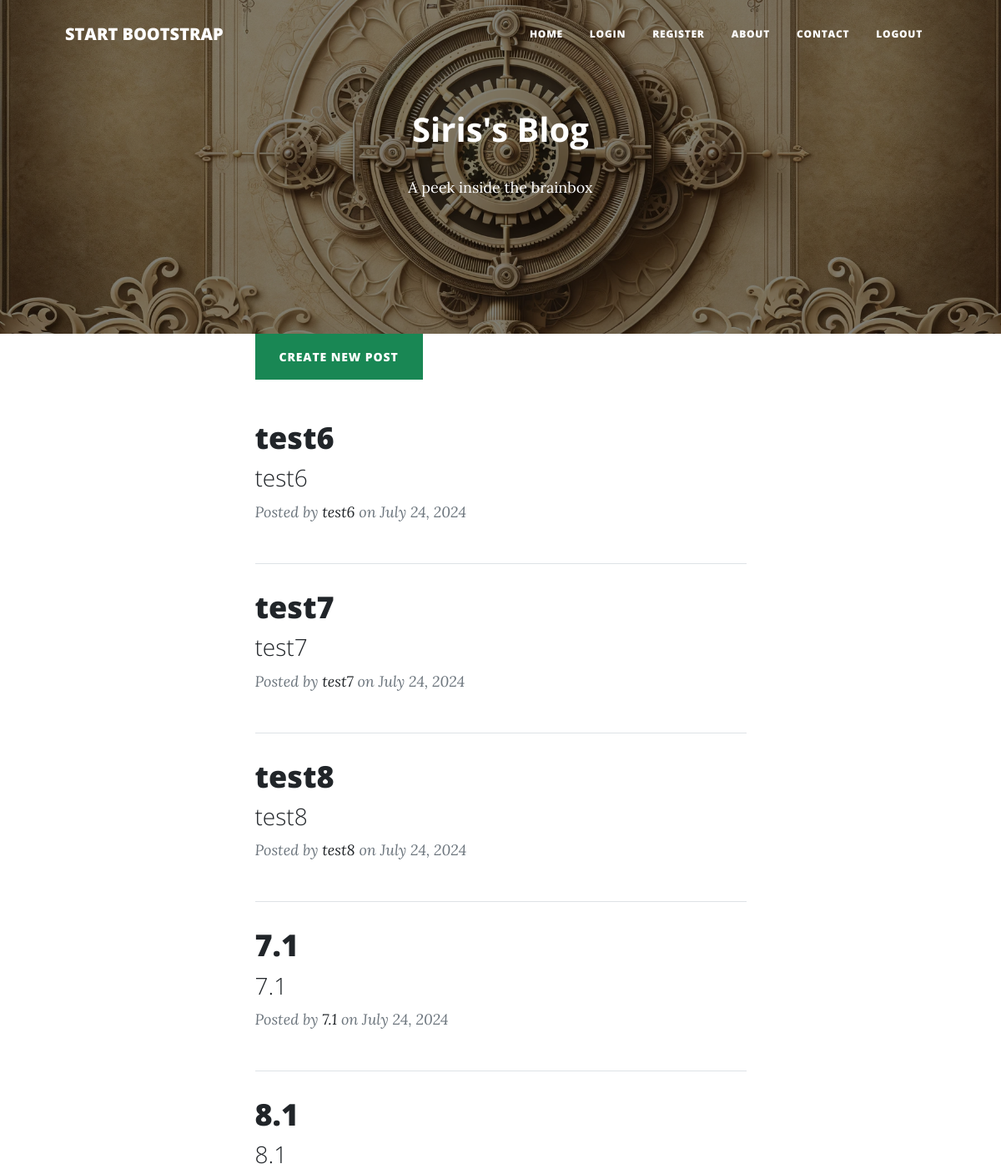
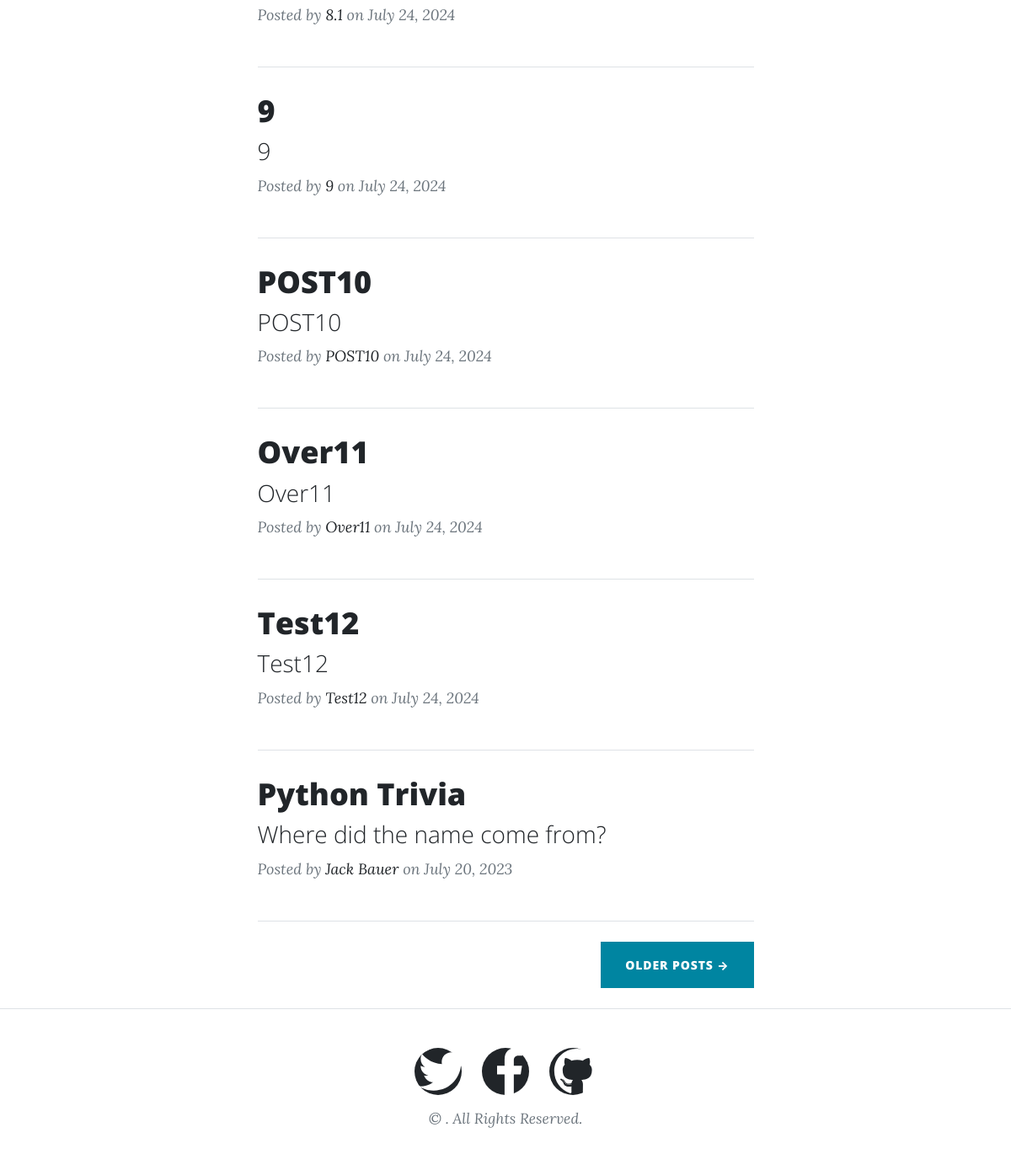
The page /home on the database its author committed (2 pictures, top to bottom).
### main.py (models this page shows)
class BlogPost(db.Model):
    id = db.Column(db.Integer, primary_key=True)
    title = db.Column(db.String(250), unique=True, nullable=False)
    subtitle = db.Column(db.String(250), nullable=False)
    date = db.Column(db.String(250), nullable=False)
    body = db.Column(db.Text, nullable=False)
    author = db.Column(db.String(250), nullable=False)
    img_url = db.Column(db.String(250), nullable=False)

### main.py (the view)
@app.route('/')
@app.route('/home')
def home():
    page = request.args.get('page', 1, type=int)
    per_page = 10
    pagination = fetch_posts(page, per_page)
    posts = pagination.items
    return render_template("index.html", posts=posts, pagination=pagination, page='home')

### main.py (called while the page is built)
def slugify(value):
    value = re.sub(r'[^\w\s-]', '', value).strip().lower()
    value = re.sub(r'[\s_-]+', '-', value)
    return value

def fetch_posts(page, per_page):
    pagination = BlogPost.query.order_by(BlogPost.date.desc()).paginate(page=page, per_page=per_page)
    return pagination

### templates/index.html (shortened to what this page needs)
<!DOCTYPE html>
<html lang="en">
<head>
    <link href="{{ url_for('static', filename='css/styles.css') }}" rel="stylesheet">
</head>
<body>
    {% include "header.html" %}
    <main>
        <div class="container px-4 px-lg-5">
            <div class="row gx-4 gx-lg-5 justify-content-center">
                <div class="col-md-10 col-lg-8 col-xl-7">
                    <div class="d-flex justify-content-start mb-5">
                        <a class="btn btn-success text-uppercase me-3" href="{{ url_for('add_new_post') }}">Create New Post</a>
                    </div>
                    {% for post in posts %}
                        <div class="post-preview mb-5">
                            <a href="{{ url_for('post', slug=post.title|slugify) }}">
                                <h2 class="post-title">{{ post.title }}</h2>
                                {% if post.subtitle %}
                                    <h3 class="post-subtitle">{{ post.subtitle }}</h3>
                                {% endif %}
                            </a>
                            <p class="post-meta">
                                Posted by
                                <a href="#!">{{ post.author }}</a>
                                on {{ post.date }}
                            </p>
                        </div>
                        <hr class="my-4" />
                    {% endfor %}
                    <div class="d-flex justify-content-between mb-4">
                        {% if pagination.has_next %}
                            <a class="btn btn-primary text-uppercase" href="{{ url_for('home', page=pagination.next_num) }}">Older Posts &rarr;</a>
                        {% else %}
                            <div></div>
                        {% endif %}
                    </div>
                </div>
            </div>
        </div>
    </main>
    {% include "footer.html" %}
</body>
</html>

### templates/header.html (shortened to what this page needs)
<!DOCTYPE html>
<html lang="en">
<head>
    <link rel="stylesheet" href="https://cdnjs.cloudflare.com/ajax/libs/font-awesome/5.15.1/css/all.min.css">
    <link href="{{ url_for('static', filename='css/styles.css') }}" rel="stylesheet">
</head>
<body>
    <nav class="navbar navbar-expand-lg navbar-light" id="mainNav">
        <div class="container px-4 px-lg-5">
            <a class="navbar-brand" href="{{ url_for('home') }}">Start Bootstrap</a>
            <div class="collapse navbar-collapse" id="navbarResponsive">
                <ul class="navbar-nav ms-auto py-4 py-lg-0">
                    <li class="nav-item"><a class="nav-link px-lg-3 py-3 py-lg-4" href="{{ url_for('home') }}">Home</a></li>
                    {% if current_user.is_authenticated %}
                        <li class="nav-item"><a class="nav-link px-lg-3 py-3 py-lg-4" href="{{ url_for('logout') }}">Logout</a></li>
                    {% else %}
                        <li class="nav-item"><a class="nav-link px-lg-3 py-3 py-lg-4" href="{{ url_for('login') }}">Login</a></li>
                        <li class="nav-item"><a class="nav-link px-lg-3 py-3 py-lg-4" href="{{ url_for('register') }}">Register</a></li>
                    {% endif %}
                    <li class="nav-item"><a class="nav-link px-lg-3 py-3 py-lg-4" href="{{ url_for('about') }}">About</a></li>
                    <li class="nav-item"><a class="nav-link px-lg-3 py-3 py-lg-4" href="{{ url_for('contact') }}">Contact</a></li>
                    <li class="nav-item"><a class="nav-link px-lg-3 py-3 py-lg-4" href="{{ url_for('logout') }}">Logout</a></li>
                </ul>
            </div>
        </div>
    </nav>
    {% if page == 'home' %}
    <header style="background-image: url('{{ url_for('static', filename='assets/img/steakpunk1.webp') }}'); height: 50vh; background-size: cover; background-position: center; position: relative;">
        <div style="position: absolute; top: 50%; left: 50%; transform: translate(-50%, -50%); text-align: center; color: white;">
            <h1 style="font-size: 40px; font-weight: bold;">Siris's Blog</h1>
            <p style="font-size: 18px; font-weight: normal;">A peek inside the brainbox</p>
        </div>
    </header>
    {% endif %}
</body>
</html>

### templates/footer.html
<footer class="border-top">
    <div class="container px-4 px-lg-5">
        <div class="row gx-4 gx-lg-5 justify-content-center">
            <div class="col-md-10 col-lg-8 col-xl-7">
                <ul class="list-inline text-center">
                    <li class="list-inline-item">
                        <a href="https://twitter.com/GavinMarti41674" target="_blank" aria-label="Twitter">
                            <span class="fa-stack fa-lg">
                                <i class="fas fa-circle fa-stack-2x"></i>
                                <i class="fab fa-twitter fa-stack-1x fa-inverse"></i>
                            </span>
                        </a>
                    </li>
                    <li class="list-inline-item">
                        <a href="https://facebook.com/gubergm" target="_blank" aria-label="Facebook">
                            <span class="fa-stack fa-lg">
                                <i class="fas fa-circle fa-stack-2x"></i>
                                <i class="fab fa-facebook-f fa-stack-1x fa-inverse"></i>
                            </span>
                        </a>
                    </li>
                    <li class="list-inline-item">
                        <a href="https://github.com/Siris4" target="_blank" aria-label="GitHub">
                            <span class="fa-stack fa-lg">
                                <i class="fas fa-circle fa-stack-2x"></i>
                                <i class="fab fa-github fa-stack-1x fa-inverse"></i>
                            </span>
                        </a>
                    </li>
                </ul>
                <div class="small text-center text-muted fst-italic">
                    © {{ CURRENT_YEAR }} {{ MY_NAME }}. All Rights Reserved.
                </div>
            </div>
        </div>
    </div>
</footer>

### templates/header.html (style rules this page uses)
.navbar-nav { margin-left: 20%; }

### rows shown on the page
BlogPost: title "test6", subtitle "test6", author "test6", date "July 24, 2024"
BlogPost: title "test7", subtitle "test7", author "test7", date "July 24, 2024"
BlogPost: title "test8", subtitle "test8", author "test8", date "July 24, 2024"
BlogPost: title "7.1", subtitle "7.1", author "7.1", date "July 24, 2024"
BlogPost: title "8.1", subtitle "8.1", author "8.1", date "July 24, 2024"
BlogPost: title "9", subtitle "9", author "9", date "July 24, 2024"
BlogPost: title "POST10", subtitle "POST10", author "POST10", date "July 24, 2024"
BlogPost: title "Over11", subtitle "Over11", author "Over11", date "July 24, 2024"
BlogPost: title "Test12", subtitle "Test12", author "Test12", date "July 24, 2024"
BlogPost: title "Python Trivia", subtitle "Where did the name come from?", author "Jack Bauer", date "July 20, 2023"
